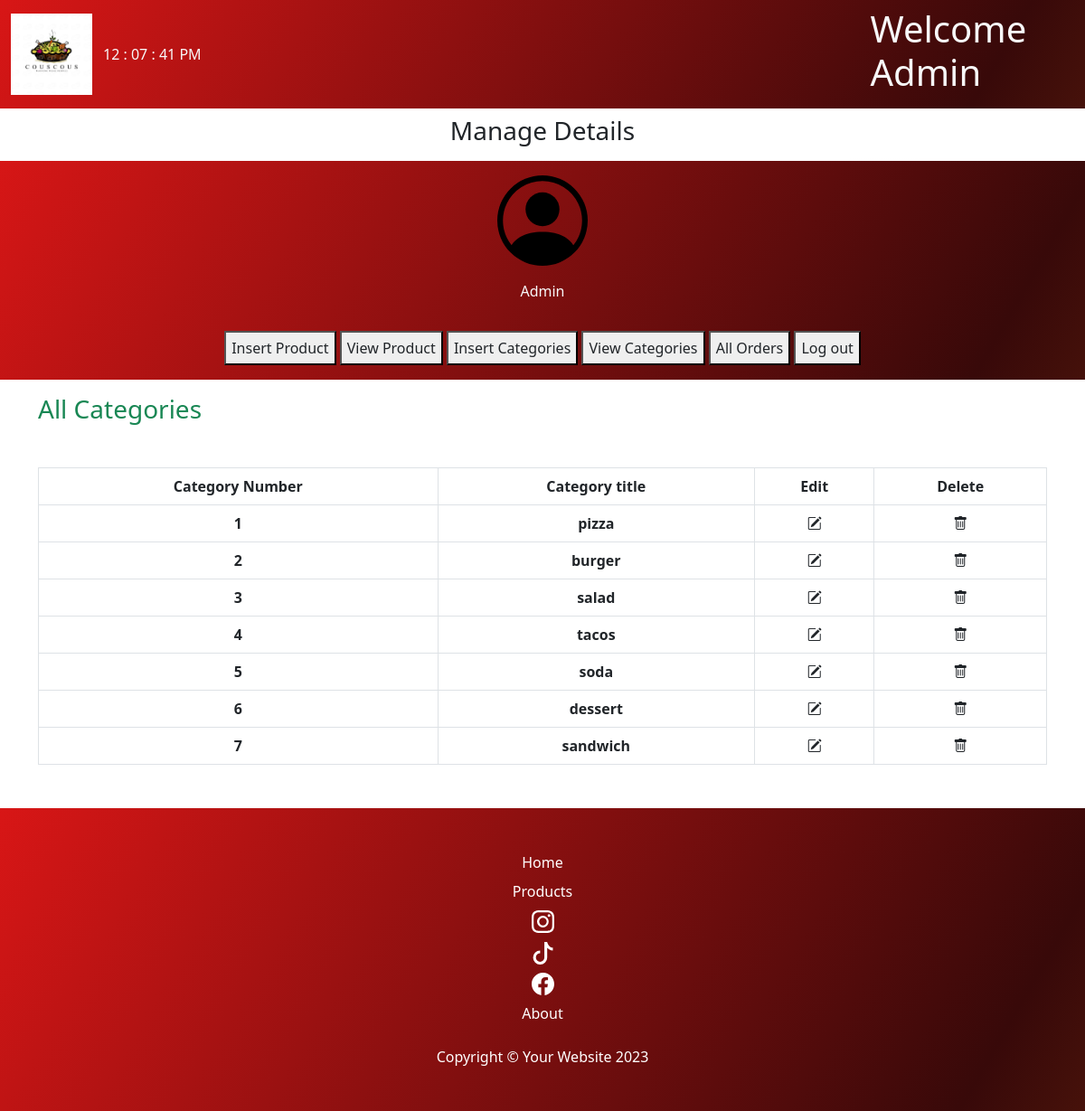
The page /admin_area/index.php?view_categories on the database its author committed.
### tables this page shows
CREATE TABLE `categories` (
  `category_id` int(11) NOT NULL,
  `category_title` varchar(100) NOT NULL
);

### admin_area/view_categories.php (the view)
<h3 class="text-success">All Categories</h3>
<table class="table table-bordered my-5 text-center">
  <tr class="bg-dark text-white">
  <th>Category Number</th>
  <th>Category title</th>
    <th>Edit</th>
    <th>Delete</th>
  </tr>
  <?php
  $select_queryy="SELECT * FROM categories";
  $result_queryy=mysqli_query($conn,$select_queryy);
  $num=0;
  while($row=mysqli_fetch_assoc($result_queryy)){
        $category_title=$row['category_title'];
        $category_id=$row['category_id'];
        $num++;
        echo"
        <tr>
    <th>$num</th>
    <th>$category_title</th>
    <th><a href='index.php?edit_category=$category_id' class='text-dark' ><i class='bi bi-pencil-square'></i></a></th>
    <th><a href='index.php?delete_category=$category_id' class='text-dark' ><i class='bi bi-trash'></i></a></th>
  </tr>
        ";
  }
  ?>
</table>

### rows shown on the page
categories: category_title "pizza"
categories: category_title "burger"
categories: category_title "salad"
categories: category_title "tacos"
categories: category_title "soda"
categories: category_title "dessert"
categories: category_title "sandwich"
